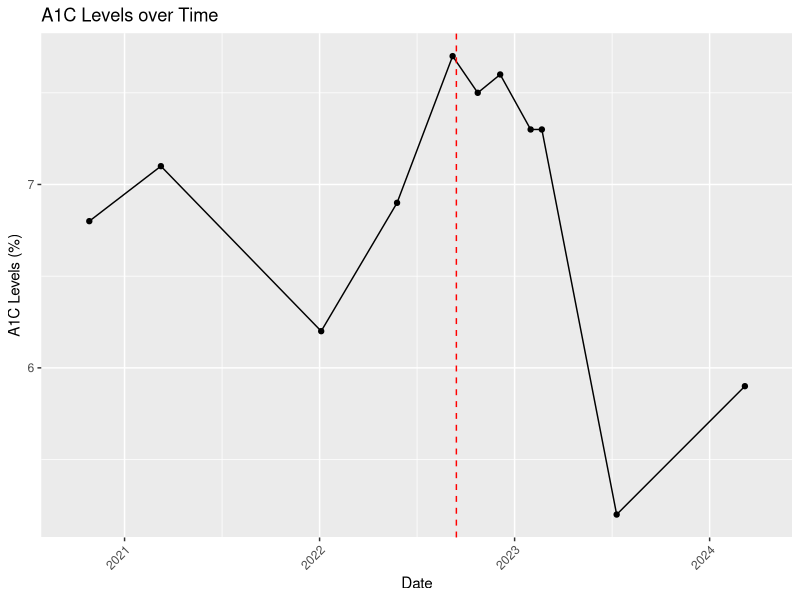
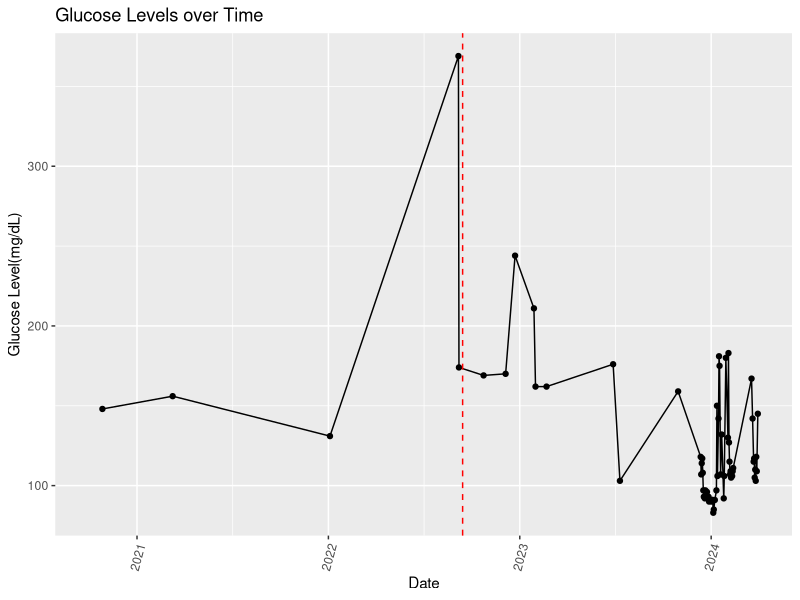
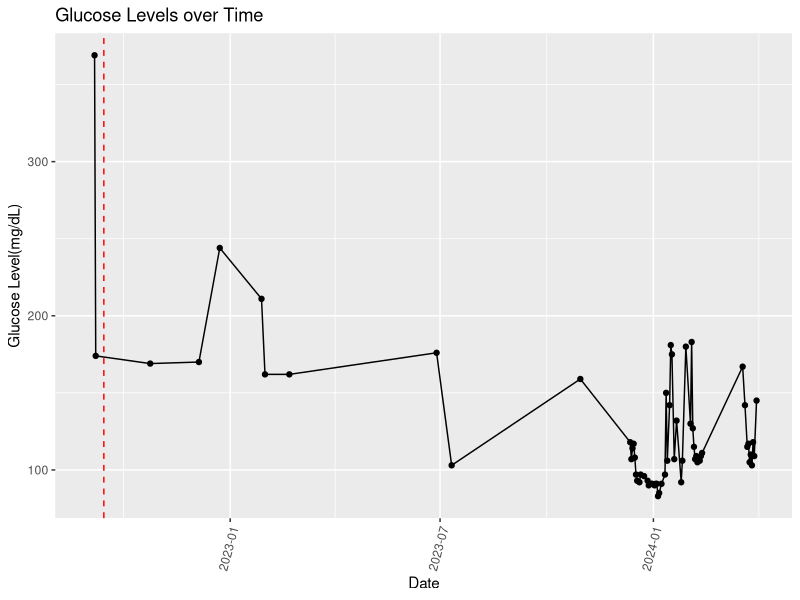
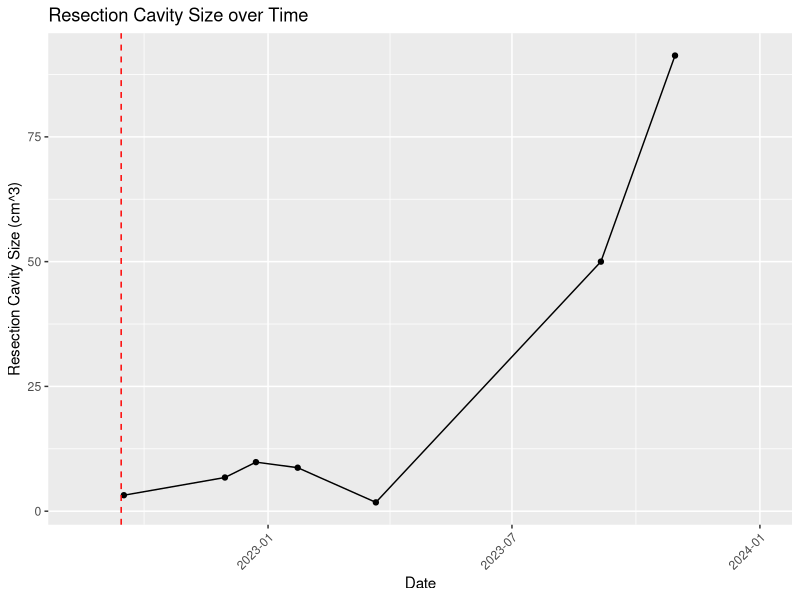

Write R code to recreate these figures, in order.
#install.packages("dplyr")
#install.packages("ggplot2")
#install.packages("cowplot")
# install.packages("lubridate")
library(cowplot)
library(dplyr)
library(ggplot2)
library(lubridate)

df1 <- read.csv("tumorBurden.csv")
df1$Date <- as.Date(mdy(df1$Date))

df2 <- read.csv("glucoseLevels.csv")
df2$Date <- as.Date(mdy(df2$Date))

df3 <- read.csv("a1cLevels.csv")
df3$Date <- as.Date(mdy(df3$Date))


# merged_df <- merge(merge(df1, df2, by = "Date", all = TRUE), df3, by = "Date", all = TRUE)
# View(merged_df)

# merged_df$Date <- as.Date(mdy(merged_df$Date))

resectionCavity <- ggplot(data = df1, aes(x = Date, y = Resection)) +
  geom_point() +
  geom_line() +
  geom_vline(xintercept = as.numeric(as.Date("2022-09-14")), linetype = "dashed", color = "red") +
  labs(x = "Date", y = "Resection Cavity Size (cm^3)") +  
  ggtitle("Resection Cavity Size over Time") +  
  theme(axis.text.x = element_text(angle = 45, hjust = 1)) +
  xlim(as.Date("2022-08-16"), as.Date("2023-12-31"))

glucoseLevelsLong <- ggplot(data = df2, aes(x = Date, y = ReadingGlucose)) +
  geom_point() +
  geom_line() +
  geom_vline(xintercept = as.numeric(as.Date("2022-09-14")), linetype = "dashed", color = "red") +
  labs(x = "Date", y = "Glucose Level(mg/dL)") +  
  ggtitle("Glucose Levels over Time") +  
  theme(axis.text.x = element_text(angle = 75, hjust = 1)) +
  xlim(as.Date("2020-10-01"), as.Date("2024-04-01"))  

glucoseLevelsShort <- ggplot(data = df2, aes(x = Date, y = ReadingGlucose)) +
  geom_point() +
  geom_line() +
  geom_vline(xintercept = as.numeric(as.Date("2022-09-14")), linetype = "dashed", color = "red") +
  labs(x = "Date", y = "Glucose Level(mg/dL)") +  
  ggtitle("Glucose Levels over Time") +  
  theme(axis.text.x = element_text(angle = 75, hjust = 1)) +
  xlim(as.Date("2022-09-01"), as.Date("2024-04-01"))  

a1cLevels <- ggplot(data = df3, aes(x = Date, y = A1C)) +
  geom_point() +
  geom_line() +
  geom_vline(xintercept = as.numeric(as.Date("2022-09-14")), linetype = "dashed", color = "red") +
  labs(x = "Date", y = "A1C Levels (%)") +  
  ggtitle("A1C Levels over Time") +  
  theme(axis.text.x = element_text(angle = 45, hjust = 1)) +
  xlim(as.Date("2020-10-01"), as.Date("2024-04-01"))  
